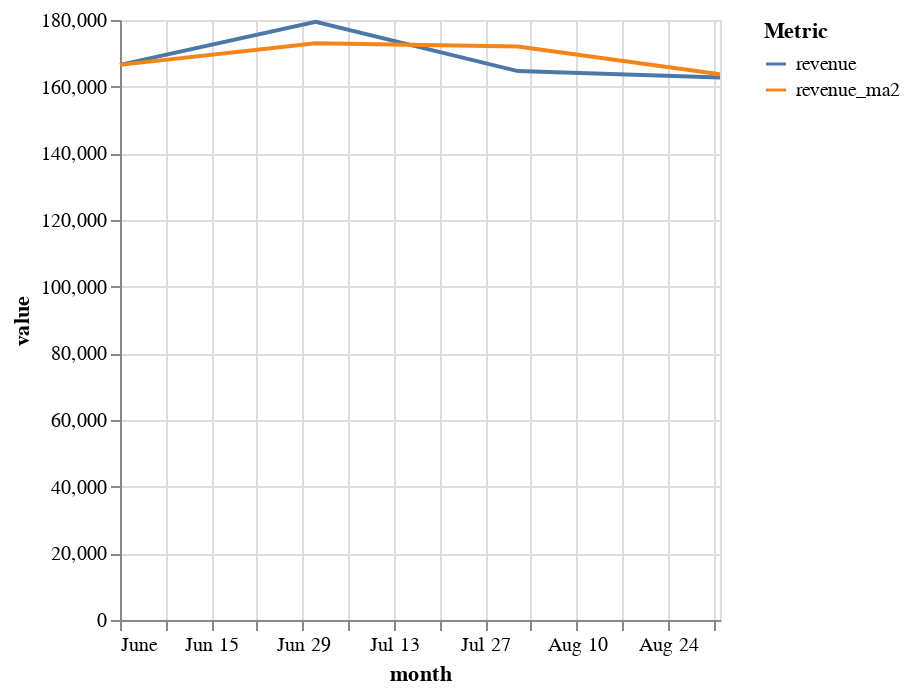

Notebook code for this chart:
### Code cell
# Quick visualization (Databao)
second_thread.plot("Line chart of revenue and revenue_ma2 by month")

### Figure 1 — Vega-Lite specification as saved in the notebook (floating-point values rounded to 4 significant figures)
{"config": {"view": {"continuousWidth": 300, "continuousHeight": 300}}, "data": {"name": "data-bc40a41379045866adb420149142172d"}, "mark": "line", "encoding": {"color": {"field": "variable", "title": "Metric", "type": "nominal"}, "x": {"field": "month", "type": "temporal"}, "y": {"field": "value", "type": "quantitative"}}, "transform": [{"fold": ["revenue", "revenue_ma2"], "as": ["variable", "value"]}], "$schema": "https://vega.github.io/schema/vega-lite/v5.json", "datasets": {"data-bc40a41379045866adb420149142172d": [{"month": "2025-06-01T00:00:00", "revenue": 166500.0, "revenue_ma2": 166500.0}, {"month": "2025-07-01T00:00:00", "revenue": 179500.0, "revenue_ma2": 173000.0}, {"month": "2025-08-01T00:00:00", "revenue": 164700.0, "revenue_ma2": 172100.0}, {"month": "2025-09-01T00:00:00", "revenue": 162800.0, "revenue_ma2": 163700.0}]}}
